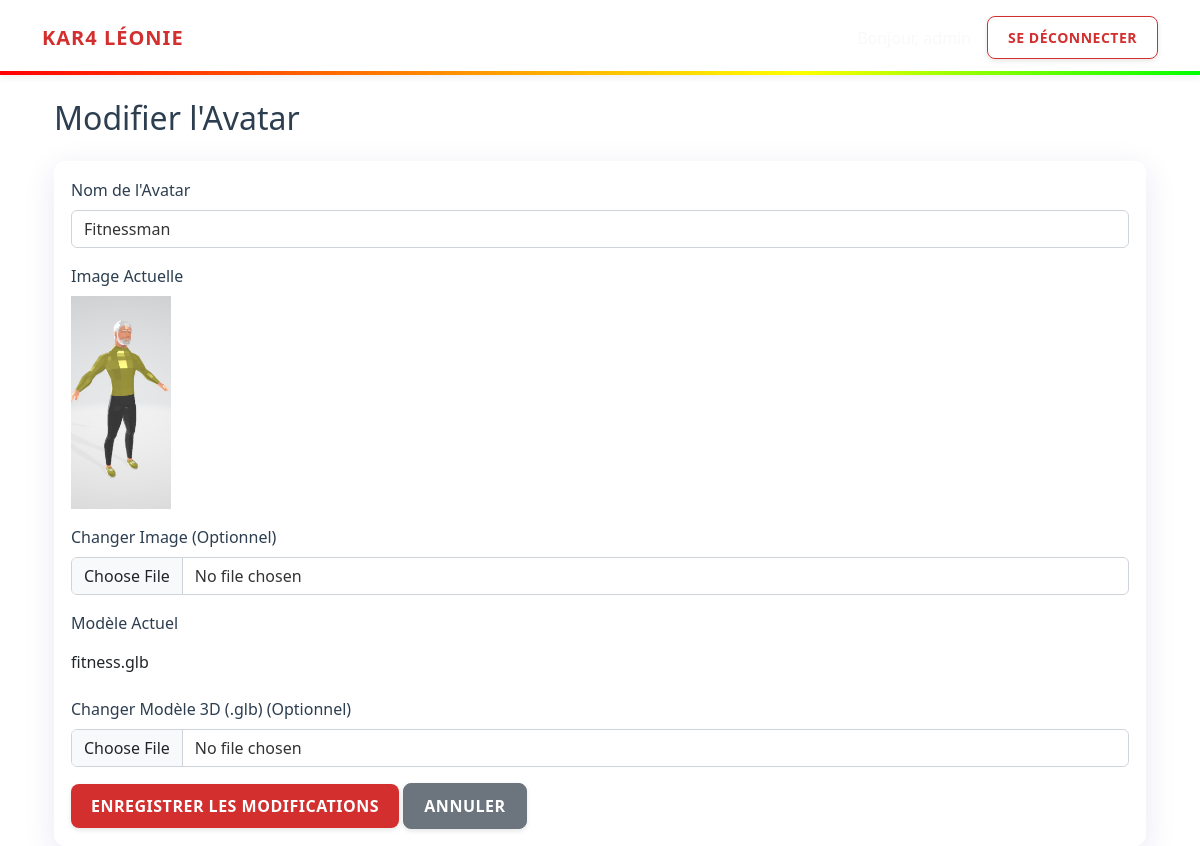
Page /index.php?page=admin&action=editAvatar&id=3 (signed in) on the committed database.
### tables this page shows
CREATE TABLE `avatar` (
  `idAvatar` int(11) NOT NULL,
  `nameAvatar` varchar(50) NOT NULL,
  `imgAvatar` varchar(255) DEFAULT NULL,
  `modelAvatar` varchar(255) DEFAULT NULL
);

### config/db.php (called while the page is built, shortened)
<?php
class Database {
    private $host = "localhost";
    private $db_name = "leonie";
    private $username = "root";
    private $password = "";
    public function getConnection() {
        $this->conn = null;
        try {
            $this->conn = new PDO("mysql:host=" . $this->host . ";dbname=" . $this->db_name, $this->username, $this->password);
            $this->conn->exec("set names utf8");
        } catch(PDOException $exception) {
            echo "Connection error: " . $exception->getMessage();
        }
        return $this->conn;
    }
}

### models/Avatar.php (called while the page is built, shortened)
<?php
class Avatar
{
    private $db;
    public function __construct()
    {
        $this->db = (new Database())->getConnection();
    }
    public function getById($id)
    {
        $sql = "SELECT * FROM avatar WHERE idAvatar = :id";
        $stmt = $this->db->prepare($sql);
        $stmt->bindParam(':id', $id);
        $stmt->execute();
        return $stmt->fetch(PDO::FETCH_ASSOC);
    }
}

### views/admin/edit_avatar.php (the view, shortened to what this page needs)
<?php include 'views/layouts/header.php'; ?>
<div class="container">
    <h2 class="mb-4">Modifier l'Avatar</h2>
    <div class="card">
        <div class="card-body">
            <form action="index.php?page=admin&action=updateAvatar" method="POST" enctype="multipart/form-data">
                <div class="mb-3">
                    <label for="name" class="form-label">Nom de l'Avatar</label>
                    <input type="text" class="form-control" id="name" name="name"
                        value="<?= htmlspecialchars($avatar['nameAvatar']) ?>" required>
                </div>
                <div class="mb-3">
                    <label class="form-label">Image Actuelle</label>
                    <br>
                    <img src="<?= $avatar['imgAvatar'] ?>" alt="Avatar" width="100">
                </div>
                <div class="mb-3">
                    <label for="image" class="form-label">Changer Image (Optionnel)</label>
                    <input type="file" class="form-control" id="image" name="image" accept="image/*">
                </div>
                <div class="mb-3">
                    <label class="form-label">Modèle Actuel</label>
                    <p class="form-control-plaintext">
                        <?= $avatar['modelAvatar'] ? basename($avatar['modelAvatar']) : 'Aucun' ?></p>
                </div>
                <div class="mb-3">
                    <label for="model" class="form-label">Changer Modèle 3D (.glb) (Optionnel)</label>
                    <input type="file" class="form-control" id="model" name="model" accept=".glb">
                </div>
                <button type="submit" class="btn btn-primary">Enregistrer les modifications</button>
                <a href="index.php?page=admin&action=dashboard" class="btn btn-secondary">Annuler</a>
            </form>
        </div>
    </div>
</div>
<?php include 'views/layouts/footer.php'; ?>

### views/layouts/header.php (style rules this page uses)
:root { --christmas-red: #d32f2f; --pine-green: #388e3c; --snow-white: #ffffff; --gold: #fbc02d; --dark-text: #2c3e50; }
body { background: url('https://images.unsplash.com/photo-1491002052546-bf38f186af56?q=80&w=2608&auto=format&fit=crop') no-repeat center center fixed; background-size: cover; min-height: 100vh; font-family: 'Segoe UI', sans-serif; color: var(--dark-text); }
body::before { content: ''; position: fixed; top: 0; left: 0; right: 0; bottom: 0; background: rgba(255, 255, 255, 0.4); z-index: -1; }
.card { border: 1px solid rgba(255, 255, 255, 0.6); border-radius: 12px; box-shadow: 0 8px 32px rgba(31, 38, 135, 0.1); background: rgba(255, 255, 255, 0.85); backdrop-filter: blur(8px); color: var(--dark-text); }
.form-control { background-color: rgba(255, 255, 255, 0.9); border: 1px solid #ced4da; color: #333; }
.btn { border-radius: 8px; text-transform: uppercase; font-weight: 600; letter-spacing: 0.5px; padding: 10px 20px; box-shadow: 0 2px 5px rgba(0,0,0,0.1); transition: all 0.2s; }
.btn-primary { background-color: var(--christmas-red); border: none; }

### rows in the picture
avatar: name "Fitnessman", imgAvatar (picture), modelAvatar "fitness.glb"
